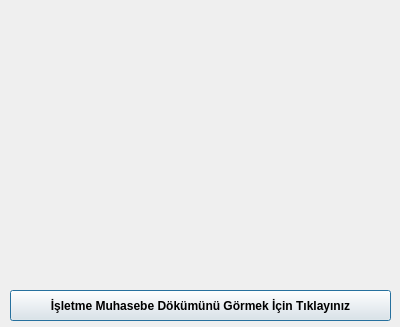
<?xml version="1.0" encoding="UTF-8"?>
<ui version="4.0">
 <class>isletmebilgileri</class>
 <widget class="QDialog" name="isletmebilgileri">
  <property name="geometry">
   <rect>
    <x>0</x>
    <y>0</y>
    <width>400</width>
    <height>327</height>
   </rect>
  </property>
  <property name="minimumSize">
   <size>
    <width>400</width>
    <height>327</height>
   </size>
  </property>
  <property name="maximumSize">
   <size>
    <width>400</width>
    <height>327</height>
   </size>
  </property>
  <property name="windowTitle">
   <string>İşletme Bilgileri</string>
  </property>
  <property name="windowIcon">
   <iconset resource="../images.qrc">
    <normaloff>:/icons/win_icon.png</normaloff>:/icons/win_icon.png</iconset>
  </property>
  <property name="styleSheet">
   <string notr="true">image: url(:/icons/isletme_icon.png);</string>
  </property>
  <widget class="QPushButton" name="pushButton">
   <property name="enabled">
    <bool>true</bool>
   </property>
   <property name="geometry">
    <rect>
     <x>10</x>
     <y>290</y>
     <width>381</width>
     <height>31</height>
    </rect>
   </property>
   <property name="font">
    <font>
     <weight>75</weight>
     <bold>true</bold>
    </font>
   </property>
   <property name="text">
    <string>İşletme Muhasebe Dökümünü Görmek İçin Tıklayınız</string>
   </property>
  </widget>
 </widget>
 <resources>
  <include location="../images.qrc"/>
 </resources>
 <connections/>
</ui>
